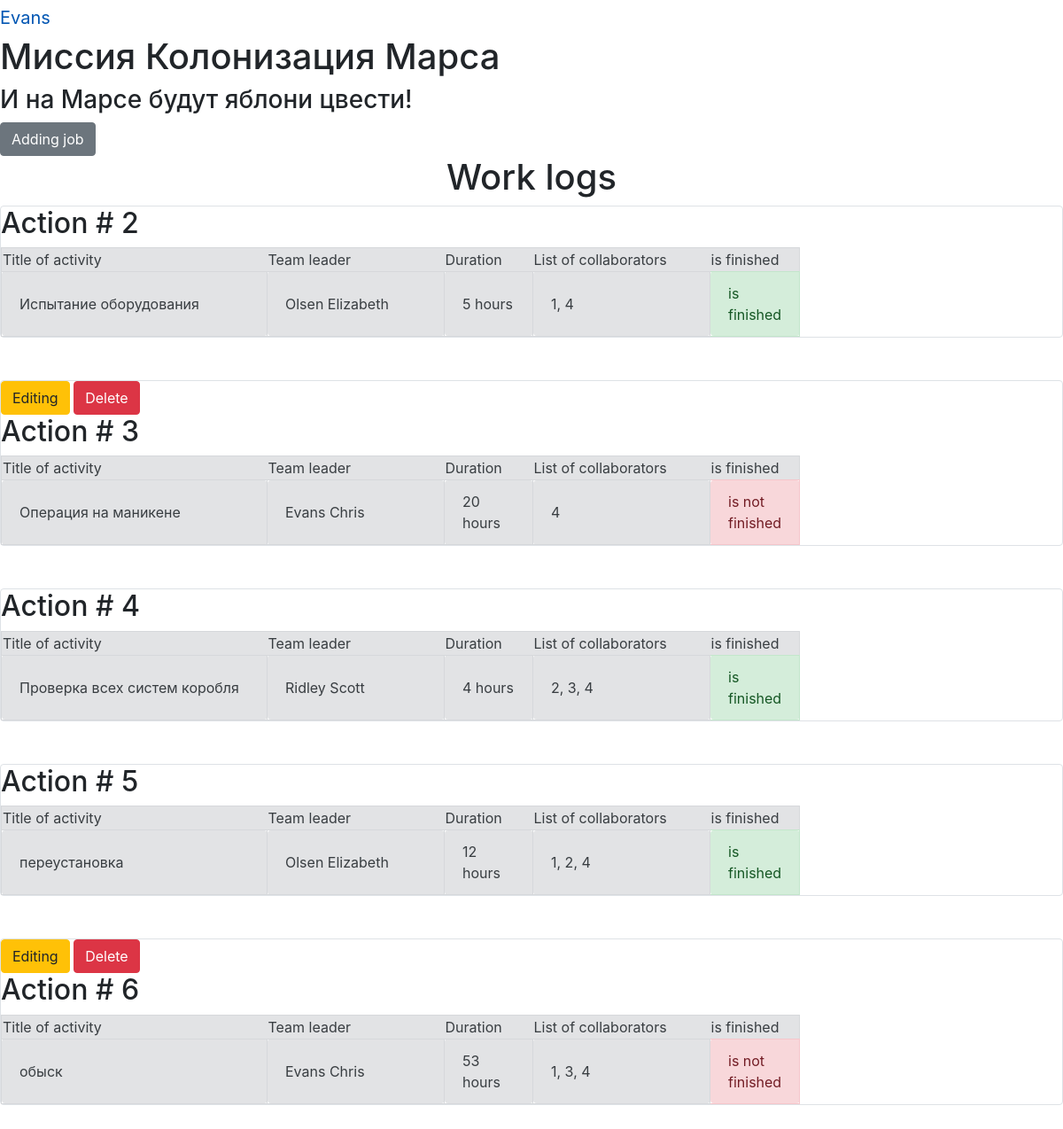
Screenshot of /jobs_list (signed in) with the database file from the repository.
### data/users.py (models this page shows, shortened)
class User(SqlAlchemyBase, UserMixin):
    __tablename__ = 'users'
    id = sqlalchemy.Column(sqlalchemy.Integer,
                           primary_key=True, autoincrement=True)
    surname = sqlalchemy.Column(sqlalchemy.String, nullable=True)
    name = sqlalchemy.Column(sqlalchemy.String, nullable=True)
    age = sqlalchemy.Column(sqlalchemy.Integer, nullable=True)
    position = sqlalchemy.Column(sqlalchemy.String, nullable=True)
    speciality = sqlalchemy.Column(sqlalchemy.String, nullable=True)
    address = sqlalchemy.Column(sqlalchemy.String, nullable=True)
    email = sqlalchemy.Column(sqlalchemy.String,
                              index=True, unique=True, nullable=True)
    jobs = orm.relation('Jobs')
    hashed_password = sqlalchemy.Column(sqlalchemy.String, nullable=True)
    modified_date = sqlalchemy.Column(sqlalchemy.DateTime,
                                      default=datetime.datetime.now)

### data/jobs.py (models this page shows, shortened)
class Jobs(SqlAlchemyBase):
    __tablename__ = 'jobs'
    id = sqlalchemy.Column(sqlalchemy.Integer,
                           primary_key=True, autoincrement=True)
    team_leader = sqlalchemy.Column(sqlalchemy.Integer,
                                    sqlalchemy.ForeignKey("users.id"))
    job = sqlalchemy.Column(sqlalchemy.String, nullable=True)
    work_size = sqlalchemy.Column(sqlalchemy.Integer, nullable=True)
    collaborators = sqlalchemy.Column(sqlalchemy.String, nullable=True)
    start_date = sqlalchemy.Column(sqlalchemy.DateTime, default=datetime.datetime.now)
    end_date = sqlalchemy.Column(sqlalchemy.DateTime)
    is_finished = sqlalchemy.Column(sqlalchemy.Boolean)
    user = orm.relation('User')

### main.py (the view)
@app.route('/')
@app.route('/jobs_list')
def jobs_list():
    session = db_session.create_session()
    jobs = session.query(Jobs).all()
    return render_template("index.html", jobs=jobs)

### data/db_session.py (called while the page is built)
def create_session() -> Session:
    global __factory
    return __factory()

### main.py (called while the page is built)
@login_manager.user_loader
def load_user(user_id):
    session = db_session.create_session()
    return session.query(User).get(user_id)

### templates/index.html
{% extends "base.html" %}
{% block content %}
{% if current_user.is_authenticated %}
    <a href="jobs" class="btn btn-secondary">Adding job</a>
{% endif %}
<h1 align="center">Work logs</h1>
{% for item in jobs%}
<div class="col-md6 border rounded">
    {% if current_user.is_authenticated and current_user == item.user %}
    <div>
        <a href="/jobs/{{ item.id }}" class="btn btn-warning">Editing</a>
        <a href="/jobs_delete/{{ item.id }}" class="btn btn-danger">Delete</a>
    </div>
    {% endif %}
    <h2>Action # {{item.id}}</h2>
    <table>
        <tr class="alert alert-secondary" role="alert">
            <td width="300">Title of activity</td>
            <td width="200">Team leader</td>
            <td width="100">Duration</td>
            <td width="200">List of collaborators</td>
            <td width="100">is finished</td>
        </tr>
        <tr>
            <td class="alert alert-secondary" role="alert" width="300">{{ item.job }}</td>
            <td class="alert alert-secondary" role="alert" width="200">{{ item.user.name }} {{ item.user.surname }}</td>
            <td class="alert alert-secondary" role="alert" width="100">{{ item.work_size }} hours</td>
            <td class="alert alert-secondary" role="alert" width="200">{{ item.collaborators }}</td>
            {% if item.is_finished %}
            <td class="alert alert-success" role="alert" width="100">is finished</td>
            {% else %}
            <td class="alert alert-danger" role="alert" width="100">is not finished</td>
            {% endif %}
        </tr>
    </table>
</div>
<br>
<br>
{% endfor %}
{% endblock %}

### templates/base.html (shortened to what this page needs)
<!DOCTYPE html>
<html lang="en">
<head>
    <link rel="stylesheet" href="static/css/style_new_2.css" />
    <link rel="stylesheet"
        href="https://stackpath.bootstrapcdn.com/bootstrap/4.4.1/css/bootstrap.min.css"
>
</head>
<body>
    {% if current_user.is_authenticated %}
        <a class="navbar-brand" href="/logout">{{ current_user.name }}</a>
    {% else %}
        <p>
            <a class="btn btn-primary " href="/register">Зарегистрироваться</a>
            <a class="btn btn-success" href="/login">Войти</a>
        </p>
    {% endif %}
    <h1>Миссия Колонизация Марса</h1>
    <h3>И на Марсе будут яблони цвести!</h3>
    {% block content %}
    {% endblock %}
</body>
</html>

### rows the page displays
User: name "Evans"
Jobs: id "2", job "Испытание оборудования", user.name "Olsen", user.surname "Elizabeth", work_size "5", collaborators "1, 4", is_finished "is finished"
Jobs: id "3", job "Операция на маникене", user.name "Evans", user.surname "Chris", work_size "20", collaborators "4", is_finished "is not finished"
Jobs: id "4", job "Проверка всех систем коробля", user.name "Ridley", user.surname "Scott", work_size "4", collaborators "2, 3, 4", is_finished "is finished"
Jobs: id "5", job "переустановка", user.name "Olsen", user.surname "Elizabeth", work_size "12", collaborators "1, 2, 4", is_finished "is finished"
Jobs: id "6", job "обыск", user.name "Evans", user.surname "Chris", work_size "53", collaborators "1, 3, 4", is_finished "is not finished"
